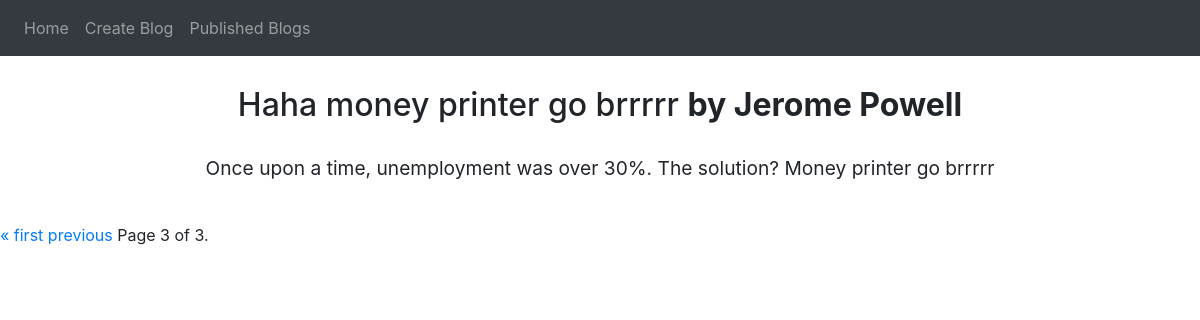
Page /individual_blog/?page=4 on the earlier database version.
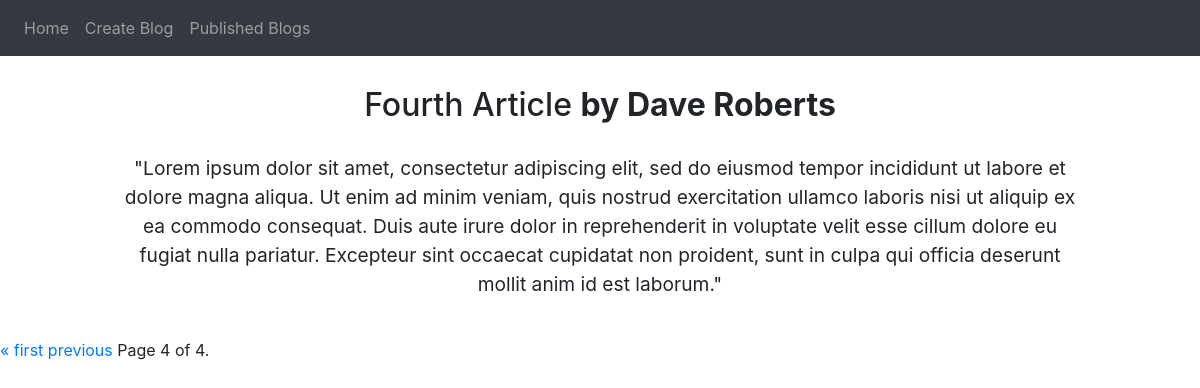
Same page on the later database version.
### blog/models.py (models this page shows)
class Article(models.Model):
    title = models.CharField(max_length=250)
    author = models.CharField(max_length=250)
    content = models.TextField()

### blog/views.py (the view)
# urls.py: path('individual_blog/', views.individual_blog_view),
def individual_blog_view(request):
    articles = Article.objects.all()
    paginator = Paginator(articles, 1) # Show 1 article per page.
    page_number = request.GET.get('page')
    page_obj = paginator.get_page(page_number)
    return render(request, 'blog/individualBlog.html', {'page_obj': page_obj})

### blog/templates/blog/individualBlog.html (shortened to what this page needs)
{% extends "blog/base.html" %}
{% block content %}
{% for article in page_obj %}
    <h2 class="center publishedBlogsHeader">{{article.title}} <strong> by {{ article.author }}</strong></h2>
    <p class="articleContent center">{{ article.content }}</p><br>
{% endfor %}
<div class="pagination">
    <span class="step-links">
        {% if page_obj.has_previous %}
            <a href="?page=1">&laquo; first</a>
            <a href="?page={{ page_obj.previous_page_number }}">previous</a>
        {% endif %}
        <span class="current">
            Page {{ page_obj.number }} of {{ page_obj.paginator.num_pages }}.
        </span>
    </span>
</div>
{% endblock content %}

Differences in the rows shown:
no longer on this page (row unchanged): Article: title "Haha money printer go brrrrr", author "Jerome Powell", content "Once upon a time, unemployment was over 30%. The solution? Money printer go brrrrr"
added Article: title "Fourth Article", author "Dave Roberts", content "\"Lorem ipsum dolor sit amet, consectetur adipiscing elit, sed do eiusmod tempor incididunt ut labore et dolore magna aliqua. Ut enim ad minim veniam, quis nostrud exercitation ullamco laboris nisi ut aliquip ex ea commodo consequat. Duis aute irure dolor in reprehenderit in voluptate velit esse cillum dolore eu fugiat nulla pariatur. Excepteur sint occaecat cupidatat non proident, sunt in culpa qui officia deserunt mollit anim id est laborum.\""
Other differences:
{{ page_obj.number }}: "3" → "4"
{{ page_obj.paginator.num_pages }}: "3" → "4"
